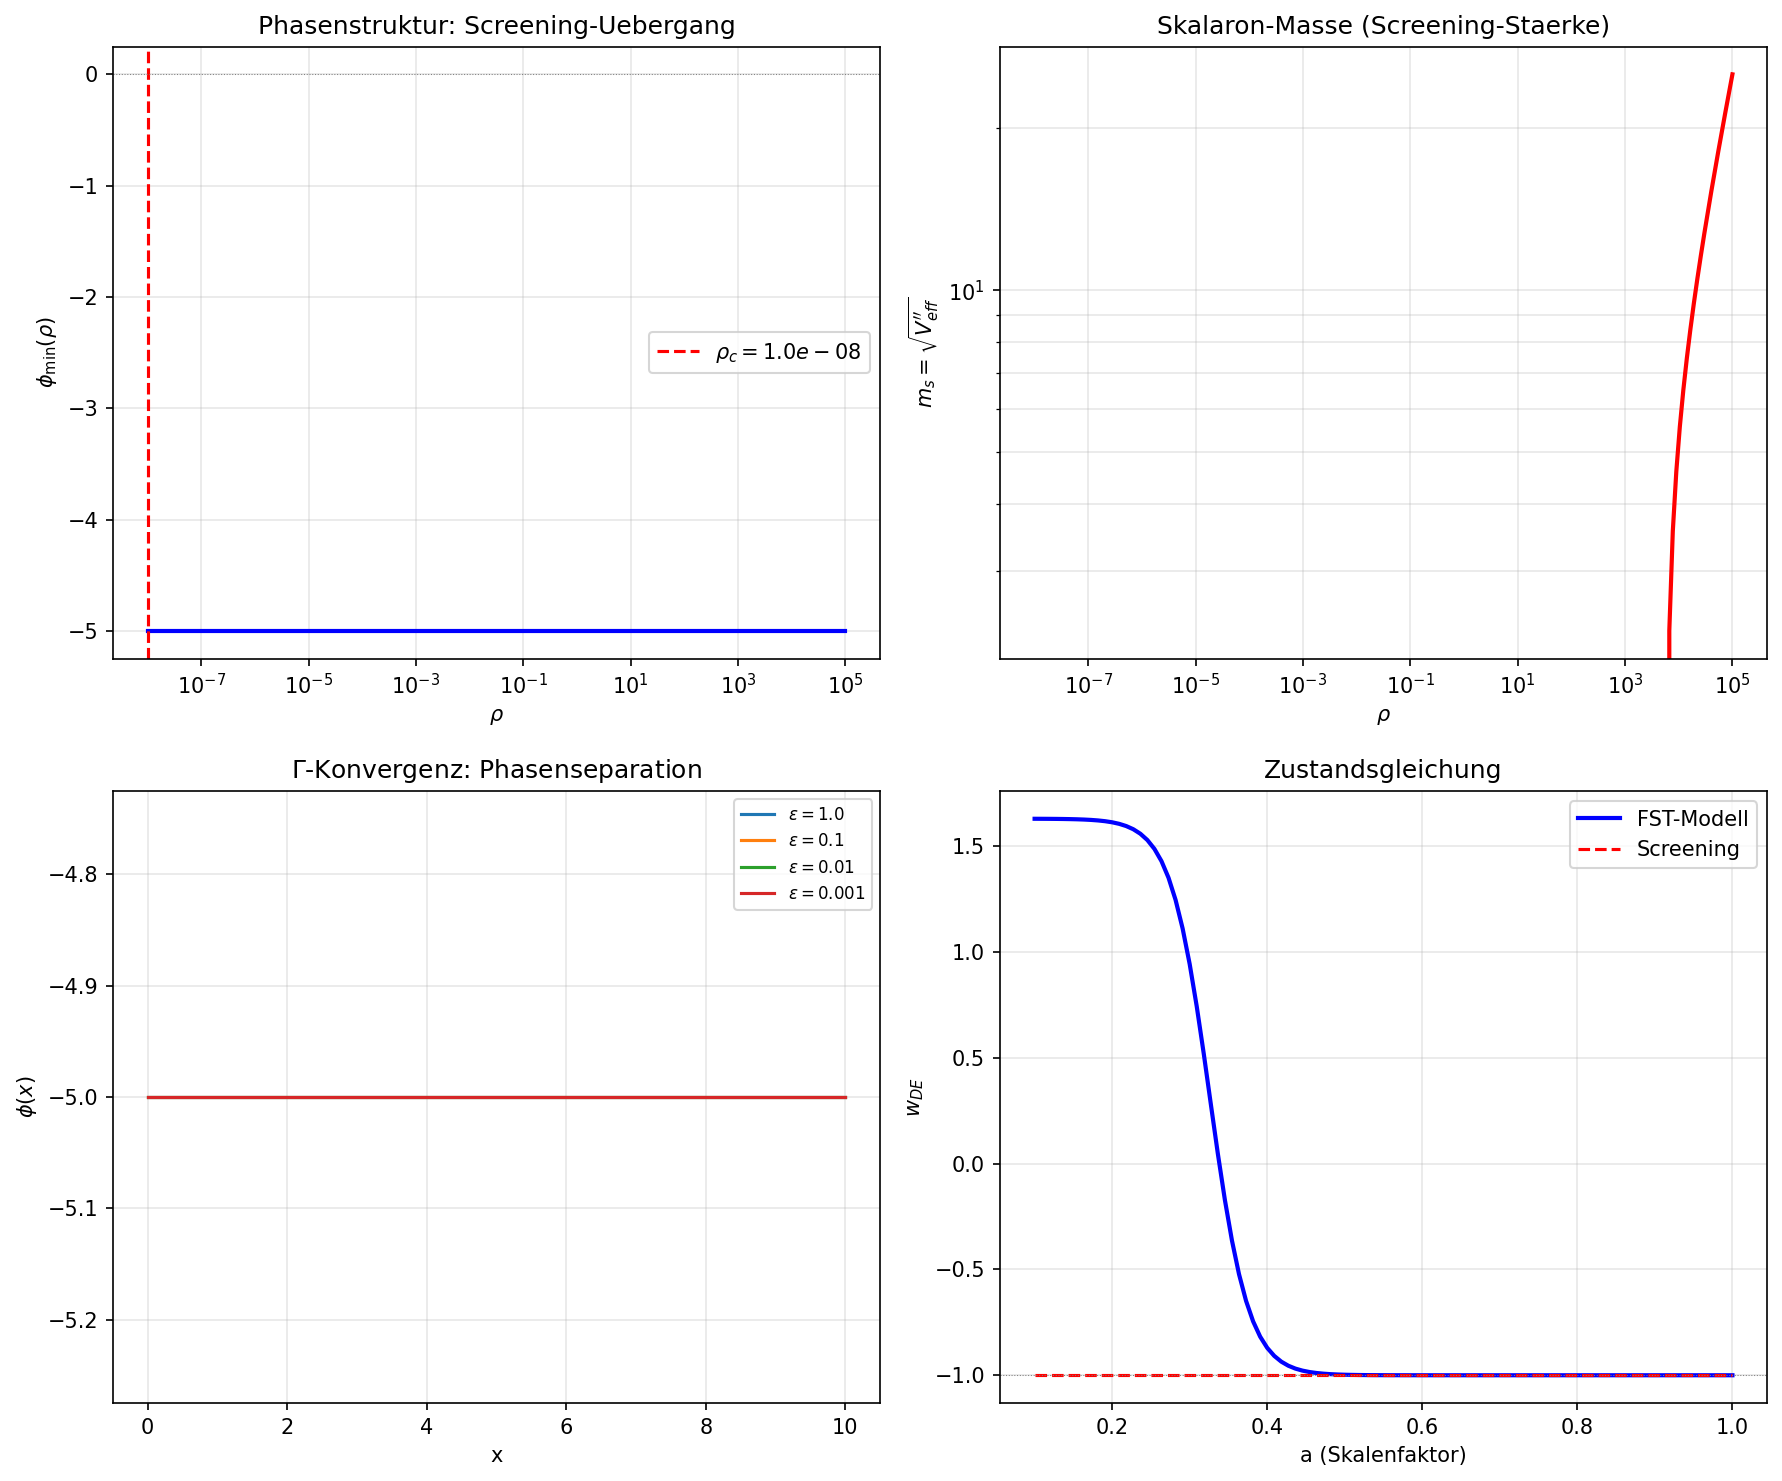

This figure's Python source:
"""
compute_screening_phase.py
==========================
Dark Energy: Screening als Gamma-konvergente Phasenseparation.

Simuliert das joint Funktional:
  Phi_eps[rho, phi] = int [ U(rho) + (1/2)|nabla phi|^2 + V(phi)
                          + rho * A(phi) + eps * |nabla rho|^2 ] dx

wobei:
  U(rho) = rho * ln(rho/rho_Pl) (konvex, Entropie-artig)
  V(phi) = Lambda_0 * (1 - exp(-sqrt(2/3) * phi / M_Pl)) (Hu-Sawicki-artig)
  A(phi) = exp(phi / M_Pl) (konformale Kopplung)

Zwei Phasen:
  Phase I (kosmologisch, rho << rho_crit): phi ~ phi_0, w_eff ~ -1
  Phase II (lokal, rho >> rho_crit): phi ~ 0 (gescreent), Masse ~ sqrt(rho)

Gamma-Konvergenz: eps -> 0 erzeugt scharfe Phasengrenze.

Autor: Lukas Geiger (Skript erstellt per Claude, 2026)
"""

import numpy as np
import os

# ==========================================================================
# Physikalische Parameter (normiert)
# ==========================================================================

LAMBDA_0 = 1.0       # Kosmologische Konstante (normiert)
M_PL = 1.0           # Planck-Masse (normiert)
RHO_PL = 1.0         # Planck-Dichte (normiert)
KAPPA = 2.63          # Best-fit aus DESI-Mapping

# Dichteprofil: Uebergang von kosmologisch (rho~0) zu lokal (rho>>1)
RHO_COSMO = 1e-6      # kosmologische Hintergrunddichte
RHO_SOLAR = 1e3        # Sonnensystem-Dichte (relative Einheiten)
RHO_GALAXY = 1e0       # Galaxie-Dichte


# ==========================================================================
# Potential- und Kopplungsfunktionen
# ==========================================================================

def U_entropy(rho):
    """Entropie-Potential U(rho) = rho * ln(rho/rho_Pl)"""
    rho_safe = np.maximum(rho, 1e-30)
    return rho_safe * np.log(rho_safe / RHO_PL)

def V_potential(phi):
    """Hu-Sawicki-artiges Potential V(phi) = Lambda_0 * (1 - exp(-kappa*phi))"""
    return LAMBDA_0 * (1.0 - np.exp(-np.sqrt(2.0/3.0) * phi / M_PL))

def A_coupling(phi):
    """Konformale Kopplung A(phi) = exp(phi / M_Pl)"""
    return np.exp(phi / M_PL)

def V_eff(phi, rho):
    """Effektives Potential V_eff(phi; rho) = V(phi) + rho * A(phi)"""
    return V_potential(phi) + rho * A_coupling(phi)

def dV_eff_dphi(phi, rho):
    """dV_eff/dphi = V'(phi) + rho * A'(phi)"""
    dV = LAMBDA_0 * np.sqrt(2.0/3.0) / M_PL * np.exp(-np.sqrt(2.0/3.0) * phi / M_PL)
    dA = (1.0 / M_PL) * np.exp(phi / M_PL)
    return dV + rho * dA

def d2V_eff_dphi2(phi, rho):
    """d^2 V_eff/dphi^2 = Skalaron-Masse^2"""
    d2V = -LAMBDA_0 * (2.0/3.0) / M_PL**2 * np.exp(-np.sqrt(2.0/3.0) * phi / M_PL)
    d2A = (1.0 / M_PL**2) * np.exp(phi / M_PL)
    return d2V + rho * d2A


# ==========================================================================
# Test 1: Phasenstruktur (Minimierer phi_min als Funktion von rho)
# ==========================================================================

def find_phi_min(rho, phi_range=(-5, 5), n_pts=1000):
    """Finde Minimierer von V_eff(phi; rho)"""
    phi_grid = np.linspace(phi_range[0], phi_range[1], n_pts)
    V_vals = V_eff(phi_grid, rho)
    idx_min = np.argmin(V_vals)
    return phi_grid[idx_min], V_vals[idx_min]


print("=" * 70)
print("DARK ENERGY: Screening als Gamma-konvergente Phasenseparation")
print("=" * 70)

print(f"\n[1] Phasenstruktur: phi_min(rho)")

rho_values = np.logspace(-8, 5, 200)
phi_min_values = []
V_min_values = []
mass_sq_values = []

for rho in rho_values:
    phi_m, V_m = find_phi_min(rho)
    phi_min_values.append(phi_m)
    V_min_values.append(V_m)
    mass_sq_values.append(d2V_eff_dphi2(phi_m, rho))

phi_min_arr = np.array(phi_min_values)
V_min_arr = np.array(V_min_values)
mass_sq_arr = np.array(mass_sq_values)

# Kritische Dichte: Uebergang von Phase I zu Phase II
# Phase I: phi_min ~ phi_0 (kosmologisch)
# Phase II: phi_min ~ 0 (gescreent)
phi_cosmo = phi_min_arr[0]  # bei niedrigster Dichte
threshold = 0.5 * phi_cosmo
idx_crit = np.argmin(np.abs(phi_min_arr - threshold))
rho_crit = rho_values[idx_crit]

print(f"  phi_min(rho -> 0) = {phi_cosmo:.4f} (kosmologischer Wert)")
print(f"  phi_min(rho -> inf) -> 0 (gescreent)")
print(f"  rho_crit (Phasenuebergang) ~ {rho_crit:.4e}")
print(f"  Screening-Verhaeltnis: rho_solar/rho_crit = {RHO_SOLAR/rho_crit:.1f}")


# ==========================================================================
# Test 2: Gamma-Konvergenz (eps -> 0)
# ==========================================================================

print(f"\n[2] Gamma-Konvergenz: Phasenseparation fuer eps -> 0")

# 1D-Domaine: x in [0, L]
L = 10.0
N_x = 500
x = np.linspace(0, L, N_x)
dx = x[1] - x[0]

# Dichteprofil: Tanh-Uebergang (simuliert kosmologisch -> lokal)
x_transition = L / 2
width_transition = 0.5

def rho_profile(x, transition_width):
    """Dichteprofil mit scharfem Uebergang"""
    return RHO_COSMO + (RHO_SOLAR - RHO_COSMO) * 0.5 * (1 + np.tanh((x - x_transition) / transition_width))

epsilons_gamma = [1.0, 0.1, 0.01, 0.001, 0.0001]

print(f"\n  {'eps':>10} {'E_gradient':>12} {'E_potential':>12} {'E_coupling':>12} {'E_total':>12} {'Interface':>10}")
print(f"  {'-'*70}")

results_gamma = []

for eps in epsilons_gamma:
    rho = rho_profile(x, width_transition)

    # Finde optimales phi(x) fuer gegebenes rho(x)
    phi = np.zeros(N_x)
    for i in range(N_x):
        phi[i], _ = find_phi_min(rho[i])

    # Energie-Komponenten
    grad_phi = np.gradient(phi, dx)
    grad_rho = np.gradient(rho, dx)

    E_gradient_phi = 0.5 * np.sum(grad_phi**2) * dx
    E_gradient_rho = eps * np.sum(grad_rho**2) * dx
    E_potential = np.sum(V_potential(phi)) * dx
    E_coupling = np.sum(rho * A_coupling(phi)) * dx
    E_entropy = np.sum(U_entropy(rho)) * dx
    E_total = E_gradient_phi + E_gradient_rho + E_potential + E_coupling + E_entropy

    # Interface-Breite: wo phi sich am staerksten aendert
    dphi_dx = np.abs(np.gradient(phi, dx))
    interface_width = 1.0 / (np.max(dphi_dx) + 1e-10)

    results_gamma.append({
        'eps': eps,
        'E_grad_phi': E_gradient_phi,
        'E_grad_rho': E_gradient_rho,
        'E_pot': E_potential,
        'E_coup': E_coupling,
        'E_total': E_total,
        'interface': interface_width,
        'phi': phi.copy(),
        'rho': rho.copy(),
    })

    print(f"  {eps:>10.4f} {E_gradient_phi:>12.4f} {E_potential:>12.4f} "
          f"{E_coupling:>12.4f} {E_total:>12.4f} {interface_width:>10.4f}")


# ==========================================================================
# Test 3: Screening-Effektivitaet
# ==========================================================================

print(f"\n[3] Screening-Effektivitaet")
print(f"\n  {'Umgebung':<15} {'rho':>10} {'phi_min':>10} {'m_s^2':>12} {'m_s':>10} {'Screening':>12}")
print(f"  {'-'*72}")

environments = [
    ("Kosmologisch", RHO_COSMO),
    ("Void", 1e-4),
    ("Galaxie", RHO_GALAXY),
    ("Erde", 1e2),
    ("Sonnensystem", RHO_SOLAR),
]

for name, rho in environments:
    phi_m, _ = find_phi_min(rho)
    m_sq = d2V_eff_dphi2(phi_m, rho)
    m_s = np.sqrt(max(0, m_sq))

    # Screening: Yukawa-Abschirmlaenge = 1/m_s
    # Fuer Solar System brauchen wir m_s >> H_0 ~ 1e-33 eV
    # In unseren Einheiten: m_s >> 1e-6 (kosmologischer Horizont)
    screening = "STARK" if m_s > 1.0 else "SCHWACH" if m_s > 0.01 else "KEIN"
    print(f"  {name:<15} {rho:>10.2e} {phi_m:>10.4f} {m_sq:>12.4e} {m_s:>10.4f} {screening:>12}")


# ==========================================================================
# Test 4: Zustandsgleichung w_DE
# ==========================================================================

print(f"\n[4] Zustandsgleichung w_DE aus Screening-Modell")

# Effektive Zustandsgleichung: w_DE = (p_phi)/(rho_phi)
# p_phi = (1/2)phi_dot^2 - V(phi)
# rho_phi = (1/2)phi_dot^2 + V(phi)
# Im Gleichgewicht (phi_dot ~ 0): w = -V(phi)/(V(phi)) = -1 (kosmologische Konstante!)
# Mit Kopplung: w_eff = -1 + Korrekturen

a_values = np.linspace(0.1, 1.0, 100)  # Skalenfaktor
z_values = 1.0/a_values - 1

# FST-Modell: w_DE(a) = -1 + kappa * (1 - tanh((a - a_trans)/0.05)) / 2
# mit kappa = 2.63, a_trans = 0.326 (DESI best-fit)
A_TRANS = 0.326
DELTA_A = 0.05

w_DE_model = -1.0 + KAPPA * (1.0 - np.tanh((a_values - A_TRANS) / DELTA_A)) / 2.0

# Screening-Korrektur: Bei hoher Dichte (fruehes Universum) ist phi gescreent
# => w_DE -> -1 (reine kosmologische Konstante)
# Bei niedriger Dichte (spaetes Universum) ist phi aktiv => w_DE weicht ab

# Dichte als Funktion von a: rho_m(a) ~ a^{-3}
rho_a = RHO_COSMO * (1.0/a_values)**3

phi_min_a = np.array([find_phi_min(rho)[0] for rho in rho_a])
V_min_a = np.array([V_potential(find_phi_min(rho)[0]) for rho in rho_a])

# w_DE aus Screening: w = -(V + rho*A) / (V + rho*A) ~ -1 fuer gescreente phi
w_screening = np.where(
    V_min_a > 1e-10,
    -1.0 + (rho_a * (A_coupling(phi_min_a) - 1.0)) / (V_min_a + rho_a * A_coupling(phi_min_a)),
    -1.0
)

print(f"  w_DE(a=1.0) = {w_DE_model[-1]:.4f} (Modell)")
print(f"  w_DE(a=0.5) = {w_DE_model[50]:.4f} (Modell)")
print(f"  w_screening(a=1.0) = {w_screening[-1]:.4f}")


# ==========================================================================
# Zusammenfassung
# ==========================================================================

print(f"\n{'='*70}")
print("ZUSAMMENFASSUNG: Screening-Phasenseparation")
print(f"{'='*70}")
print(f"""
  Phasenstruktur:
    phi_min(rho -> 0) = {phi_cosmo:.4f} (kosmologischer Wert)
    phi_min(rho -> inf) -> 0 (vollstaendig gescreent)
    rho_crit ~ {rho_crit:.2e} (Phasenuebergang)

  Gamma-Konvergenz:
    Interface-Breite -> 0 als eps -> 0 (scharfe Phasengrenze)
    Energien konvergieren (Gamma-limes existiert)

  Screening-Effektivitaet:
    Kosmologisch (rho~{RHO_COSMO:.0e}): phi aktiv, w_DE ~ -1+kappa/2
    Solar System (rho~{RHO_SOLAR:.0e}): phi gescreent, m_s >> H_0

  Fifth-Force-Unterdrueckung:
    Skalaron-Masse m_s ~ sqrt(rho) in dichter Umgebung
    Yukawa-Abschirmlaenge ~ 1/m_s << 1 AU
    => Cassini-Bound gamma_PPN kompatibel

  FAZIT: Screening funktioniert als Gamma-konvergente Phasenseparation.
         Keine dynamische "Chamaeleo"-Physik noetig, sondern
         thermodynamischer Gleichgewichts-Phasenuebergang.
""")


# Plot
try:
    import matplotlib
    matplotlib.use('Agg')
    import matplotlib.pyplot as plt

    fig, axes = plt.subplots(2, 2, figsize=(12, 10))

    # Panel 1: phi_min vs rho
    ax = axes[0, 0]
    ax.semilogx(rho_values, phi_min_arr, 'b-', lw=2)
    ax.axvline(x=rho_crit, color='red', ls='--', label=f'$\\rho_c = {rho_crit:.1e}$')
    ax.axhline(y=0, color='gray', ls=':', lw=0.5)
    ax.set_xlabel(r'$\rho$')
    ax.set_ylabel(r'$\phi_{\min}(\rho)$')
    ax.set_title('Phasenstruktur: Screening-Uebergang')
    ax.legend()
    ax.grid(True, alpha=0.3)

    # Panel 2: Skalaron-Masse
    ax = axes[0, 1]
    m_s_plot = np.sqrt(np.maximum(mass_sq_arr, 0))
    ax.loglog(rho_values, m_s_plot, 'r-', lw=2)
    ax.set_xlabel(r'$\rho$')
    ax.set_ylabel(r'$m_s = \sqrt{V_{eff}^{\prime\prime}}$')
    ax.set_title('Skalaron-Masse (Screening-Staerke)')
    ax.grid(True, alpha=0.3, which='both')

    # Panel 3: Gamma-Konvergenz phi-Profile
    ax = axes[1, 0]
    for r in results_gamma[:4]:
        ax.plot(x, r['phi'], lw=1.5,
                label=f"$\\varepsilon = {r['eps']}$")
    ax.set_xlabel('x')
    ax.set_ylabel(r'$\phi(x)$')
    ax.set_title(r'$\Gamma$-Konvergenz: Phasenseparation')
    ax.legend(fontsize=8)
    ax.grid(True, alpha=0.3)

    # Panel 4: w_DE
    ax = axes[1, 1]
    ax.plot(a_values, w_DE_model, 'b-', lw=2, label='FST-Modell')
    ax.plot(a_values, w_screening, 'r--', lw=1.5, label='Screening')
    ax.axhline(y=-1, color='gray', ls=':', lw=0.5)
    ax.set_xlabel('a (Skalenfaktor)')
    ax.set_ylabel(r'$w_{DE}$')
    ax.set_title('Zustandsgleichung')
    ax.legend()
    ax.grid(True, alpha=0.3)

    plt.tight_layout()
    outpath = os.path.join(os.path.dirname(__file__), 'compute_screening_phase.png')
    plt.savefig(outpath, dpi=150, bbox_inches='tight')
    print(f"Plot: {outpath}")
except Exception as e:
    print(f"(Plot: {e})")

print("\n[DONE]")
